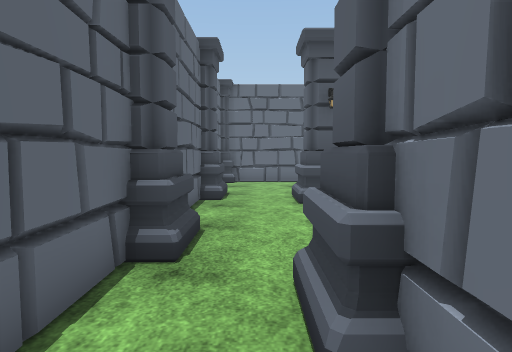
[1] (above)

20 first-person views from a walk through a Unity game level. The camera is 1.4 m above the floor, tilts 4° down and sees 75° across. The floor is counted in squares, 1 m on a side. Each view is taken from the middle of a square. On the plan, view 1 faces up. The plan holds only what a view shows up to about 15 squares ahead; the rest is blank. The place goes on beyond the plan. The player is left out. Some animated figures are left out. Some surface patterns are stand-ins.

[2]
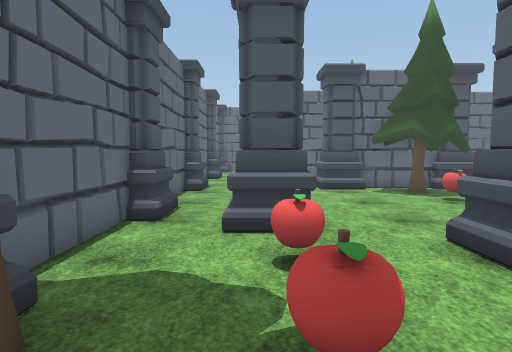

[3]
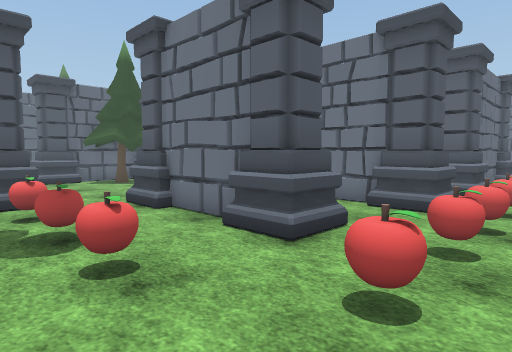

[4]
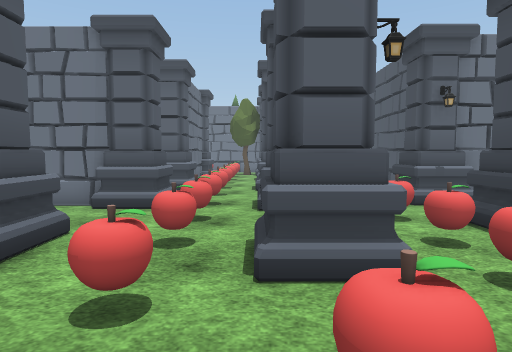

[5]
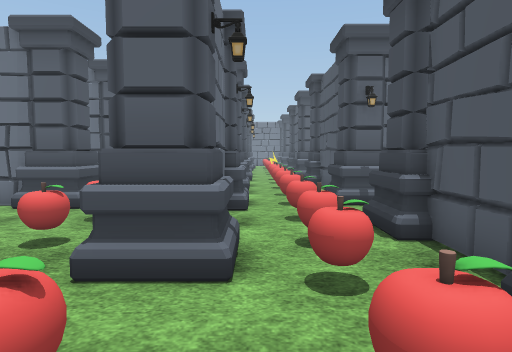

[6]
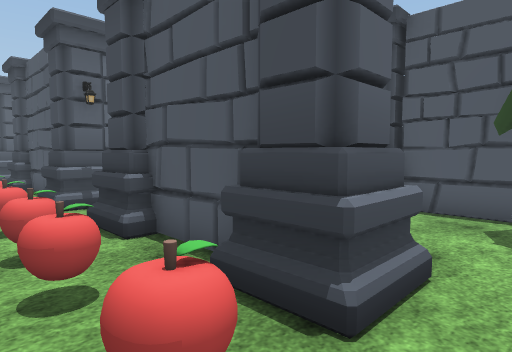

[7]
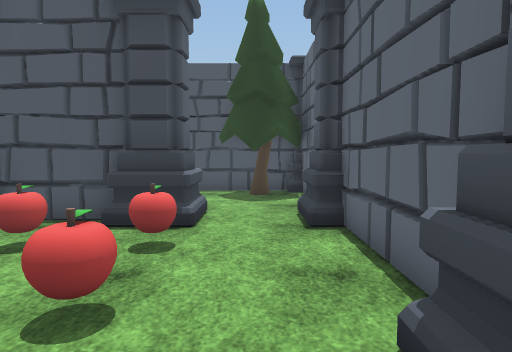

[8]
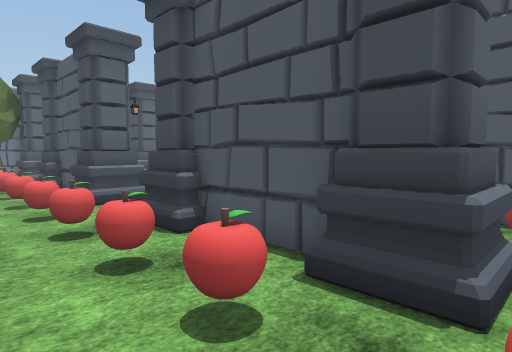

[9]
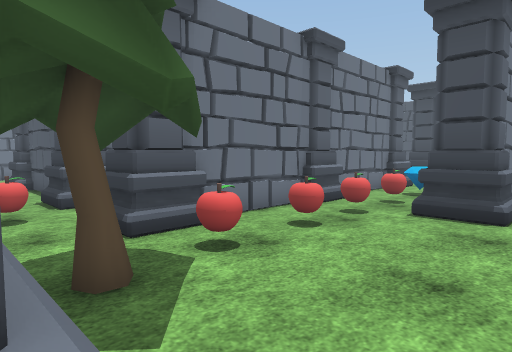

[10]
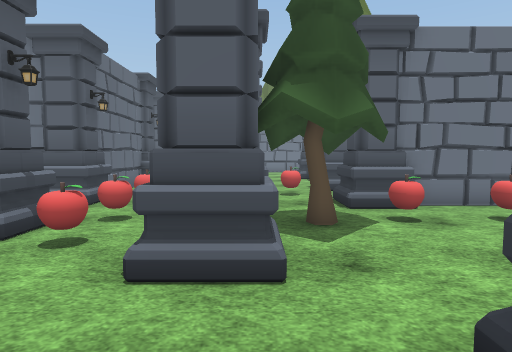

[11]
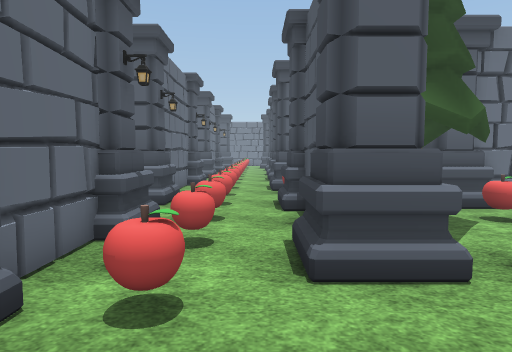

[12]
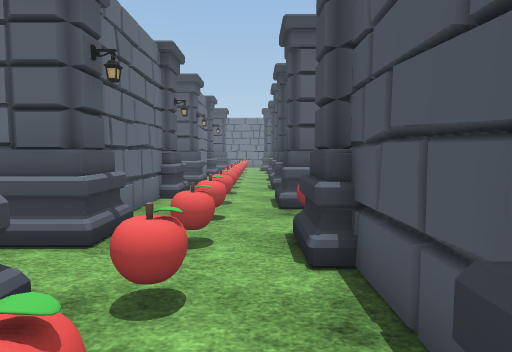

[13]
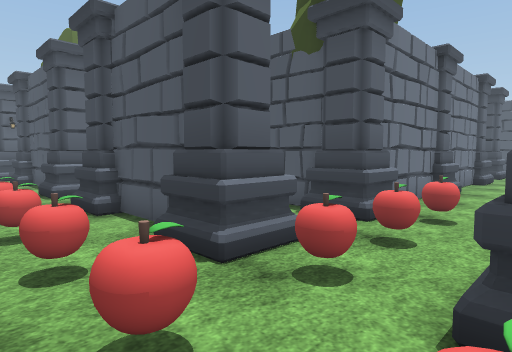

[14]
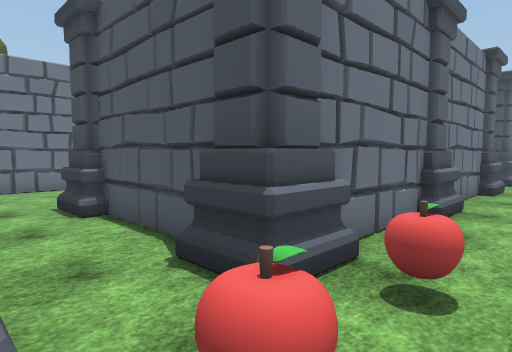

[15]
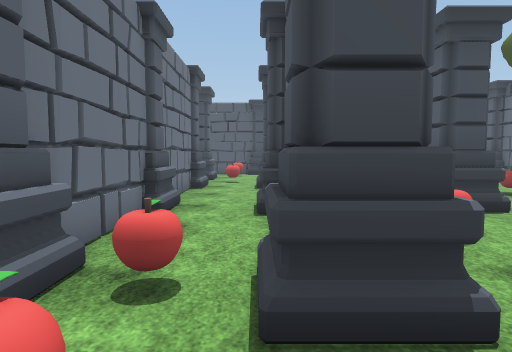

[16]
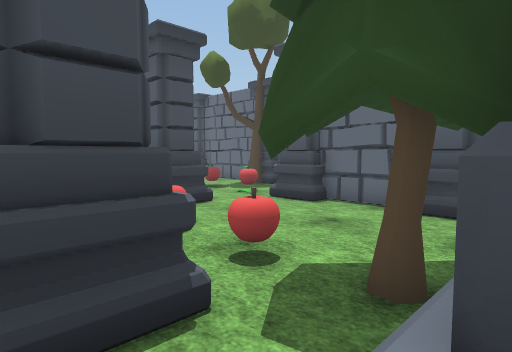

[17]
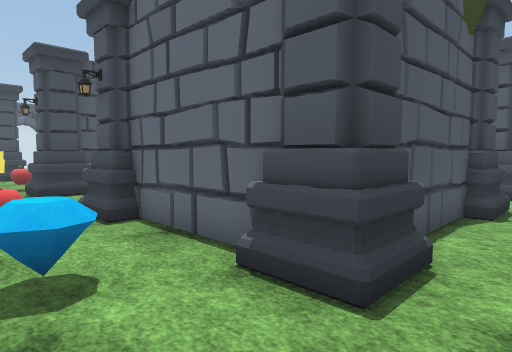

[18]
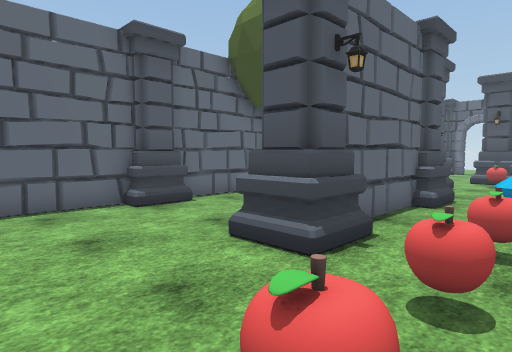

[19]
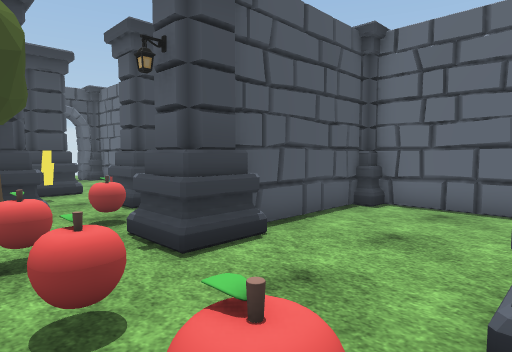

[20]
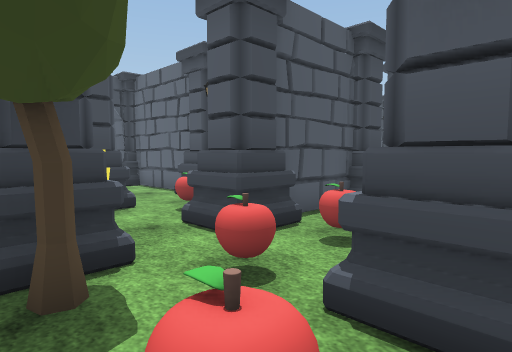

### Floor plan
Key: @ floor where view 1 was taken; # wall or solid block; . floor; O other object.
Columns run from 3 left of view 1 to 22 right of it. Each row starts with its distance up from view 1.
 10 OOO.OO####O.OO####OO OO#
  9  #...O..OOO..  ..    ..
  8  #.....................
  7  #......................
  6   O....O####O..OO####O.OOO
  5  OO....O####O..O##   O.OO
  4  #O.......OO..............
  3  #..OO....OO..............
  2  #..#O.....OOO.OO#####O...
  1   ..#......O#O.O#O   ##...
  0   O@#.......#...#     #.O.
 -1  #O.#O......#...#..   #..
 -2  #..#O......#...#...  #..
 -3  #.....OOO.OOO.OOO..  O..
 -4  #.....O#O.O#O.O#O...OO...
 -5  #O.....# ..#...#.........
 -6   O.....# ..#...#........
 -7     ...O# O.#...#.........
 -8    ....OOO.O#O.O#O...OO...
 -9    .....O..OOO.OO#####O..
-10    ...............   ....
-11   O  ...................O.
-12  #O....OO..OO..OOO..OO.OOO
-13  #.....O####O  O#####O.OO
-14  #.....OO..OO...O.. OO..
-15  #................  ...
-16  #O..O...O..OO    OO..O
-17  OO.OO####O.OO####OO.OO#
-18   O..O      #     #O.
-19   ....      #     #..
-20  #OO..            #..
-21  #OO...           #.
-22 O######O          ##
-23 OO    #O          OO

Positions as (right, up) in squares from view 1, and headings:
1: (0, 0), facing up
2: (1, -8), facing up
3: (0, -12), facing up-right
4: (0, -12), facing right
5: (0, -14), facing right
6: (0, -14), facing down-right
7: (0, -10), facing down
8: (3, -9), facing down-right
9: (3, 5), facing down-right
10: (0, 5), facing right
11: (0, 7), facing right
12: (4, 7), facing right
13: (9, 9), facing down-right
14: (10, 5), facing down-right
15: (10, 5), facing down
16: (10, 5), facing down-left
17: (22, 4), facing down-left
18: (22, -8), facing up-left
19: (22, -4), facing down-left
20: (22, -8), facing down-left
